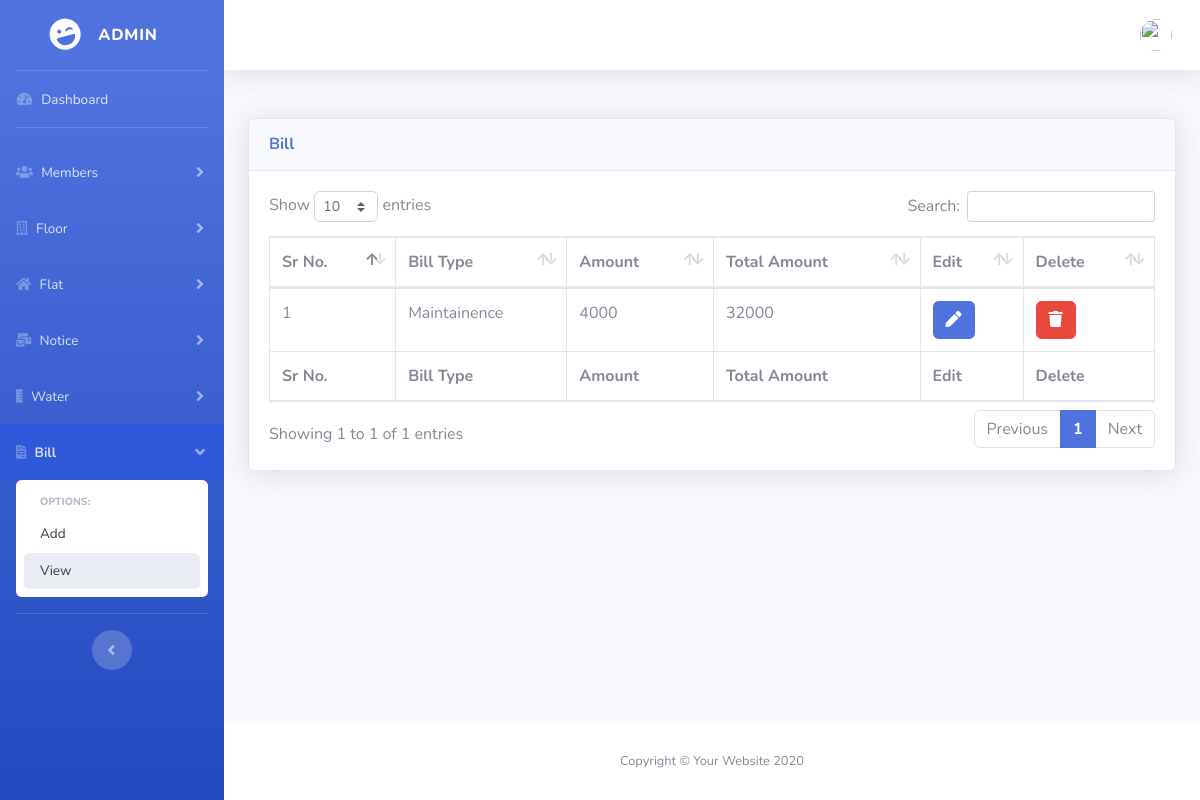
The page /admin/bill.php?source=view_bill (signed in) on the database its author committed.
### tables this page shows
CREATE TABLE `bill` (
  `id` int(11) NOT NULL,
  `bill_type` varchar(255) NOT NULL,
  `bill_amount` int(11) NOT NULL,
  `created_at` varchar(255) NOT NULL,
  `updated_at` varchar(255) NOT NULL
);

### admin/classes/Database.php (called while the page is built, shortened)
<?php
    class Database{
        private $host;
        private $username;
        private $password;
        private $database;
        private $connection;
        public function __construct(){
            $this->host = "localhost";
            $this->username = "root";
            $this->password = "";
            $this->database = "societymanagement";
        }
        public function connectDB(){
            $this->connection = new mysqli($this->host, $this->username, $this->password);
            $db_selected = $this->connection->select_db($this->database);
        }
        public function getConnection(){
            return $this->connection;
        }
    }
    $database = new Database();
?>

### admin/classes/Session.php (called while the page is built, shortened)
<?php
class Session {
    public static function isSessionStart(){
        if(isset($_SESSION['login'])){
            return true;
        } else{
            return false;
        }
    }
}

### admin/classes/Bill.php (called while the page is built, shortened)
<?php
    include_once("Database.php");
    include_once("Session.php");
    class Bill{
        private $connection;
        public function __construct(){
            global $database;
            $this->connection = $database->getConnection();
        }
        public function readAllBill(){
            $result_set = $this->connection->query("SELECT * FROM bill");
            return $result_set;
        }
    }
?>

### admin/classes/Floor.php (called while the page is built, shortened)
<?php
    include_once("Database.php");
    include_once("Session.php");
    class Floor{
        private $connection;
        public function __construct(){
            global $database;
            $this->connection = $database->getConnection();
        }
        public function getTotalFlatCount(){
            $sql = "SELECT count(*) AS total_count from building";
            $result_set = $this->connection->query($sql);
            if($row = mysqli_fetch_assoc($result_set)){
                return $row['total_count'];
            }else{
                die("Error while Fetching total count of FLAT");
            }
        }
    }
?>

### admin/includes/bill/view-bill.php (the view, shortened to what this page needs)
<?php
    $bill = new Bill();
    $floor = new Floor();
    $totalFlatCount = $floor->getTotalFlatCount();
?>
<div class="card shadow mb-4">
    <div class="card-header py-3">
        <h6 class="m-0 font-weight-bold text-primary">Bill</h6> </div>
    <div class="card-body">
        <div class="table-responsive">
            <table class="table table-bordered" id="dataTable" width="100%" cellspacing="0">
                <thead>
                    <tr>
                        <th>Sr No.</th>
                        <th>Bill Type</th>
                        <th>Amount</th>
                        <th>Total Amount</th>
                        <?php
                            if($user_role == 'admin'){
                        ?>
                        <th>Edit</th>
                        <th>Delete</th>
                        <?php
                            }
                        ?>
                    </tr>
                </thead>
                <tfoot>
                    <tr>
                        <th>Sr No.</th>
                        <th>Bill Type</th>
                        <th>Amount</th>
                        <th>Total Amount</th>
                        <?php
                            if($user_role == 'admin'){
                        ?>
                        <th>Edit</th>
                        <th>Delete</th>
                        <?php
                            }
                        ?>
                    </tr>
                </tfoot>
                 <tbody>
                  <?php
                        $id = 0;
                        $allBills = $bill->readAllBill();
                        while($row = mysqli_fetch_assoc($allBills)){
                            $id = $id+1;
                            $bill_id = $row['id'];
                            $bill_type = $row['bill_type'];
                            $bill_amount = $row['bill_amount'];
                            $total_amount = $bill_amount*$totalFlatCount;
                            echo "<tr>";
                            echo "<td>$id</td>";
                            echo "<td>$bill_type</td>";
                            echo "<td>$bill_amount</td>";
                            echo "<td>$total_amount</td>";
                            if($user_role == 'admin'){
                            echo "<td><a href='bill.php?source=edit_bill&bid=$bill_id' class='btn btn-primary'><span class='fa fa-pen'></span></a></td> ";
                            echo "<td><button type='button' class='btn btn-danger delete-bill' data-bill-id='$bill_id'> <span class='fa fa-trash'></span></button></td>";
                            }
                            echo "</tr>";
                        }
                    ?>
                </tbody>
            </table>
        </div>
    </div>
</div>

### rows shown on the page
bill: bill_type "Maintainence", bill_amount "4000", total_amount "32000"
